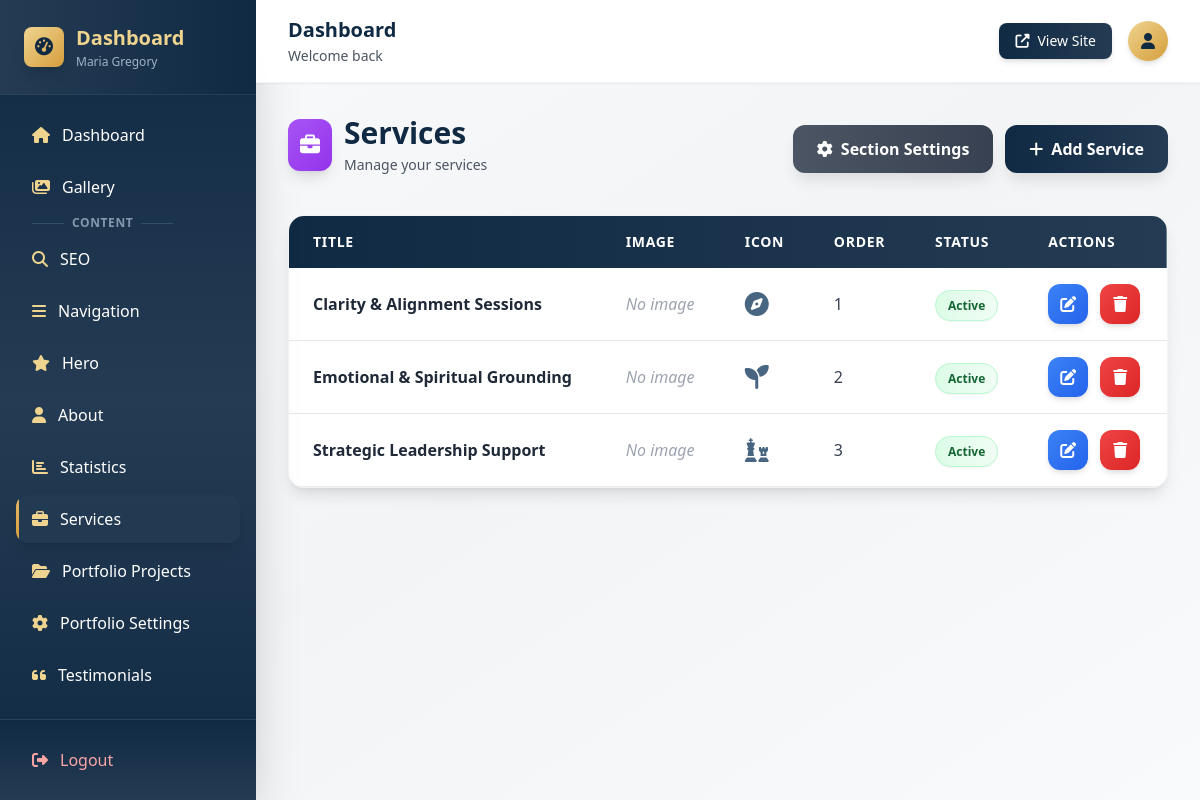
The page /dashboard/services/ (signed in) on the database its author committed.
### myApp/models.py (models this page shows, shortened)
class Service(models.Model):
    title = models.CharField(max_length=200)
    description = models.TextField(blank=True)
    icon = models.CharField(max_length=100, blank=True)
    image_url = models.URLField(max_length=500, blank=True)
    sort_order = models.IntegerField(default=0)
    is_active = models.BooleanField(default=True)
    content = JSONField(default=dict, blank=True)
    created_at = models.DateTimeField(auto_now_add=True)
    updated_at = models.DateTimeField(auto_now=True)
    class Meta:
        ordering = ['sort_order', 'id']

### myApp/dashboard_views.py (the view, shortened to what this page needs)
# urls.py: path('services/', dashboard_views.services_list, name='services_list'),
@login_required
def services_list(request):
    services = Service.objects.all()
    context = {'services': services}
    return render(request, 'dashboard/services_list.html', context)

### myApp/templates/dashboard/services_list.html (shortened to what this page needs)
{% extends "dashboard/base.html" %}
{% block content %}
<div class="mb-8 flex flex-col sm:flex-row justify-between items-start sm:items-center gap-4">
    <div>
        <div class="flex items-center gap-3 mb-2">
            <div class="bg-gradient-to-br from-purple-500 to-purple-600 p-3 rounded-xl shadow-lg">
                <i class="fas fa-briefcase text-white text-xl"></i>
            </div>
            <div>
                <h1 class="text-3xl font-bold text-navy-900">Services</h1>
                <p class="text-gray-600 text-sm mt-1">Manage your services</p>
            </div>
        </div>
    </div>
    <div class="flex flex-wrap gap-3">
        <a href="{% url 'dashboard:services_section_edit' %}" class="btn-secondary">
            <i class="fas fa-cog"></i>Section Settings
        </a>
        <a href="{% url 'dashboard:service_new' %}" class="btn-primary">
            <i class="fas fa-plus"></i>Add Service
        </a>
    </div>
</div>
<div class="glass-effect rounded-2xl shadow-lg border border-gray-200/50 overflow-hidden">
    <table class="w-full">
        <thead class="bg-gradient-to-r from-navy-900 to-navy-800 text-white">
            <tr>
                <th class="px-6 py-4 text-left font-semibold text-sm uppercase tracking-wider">Title</th>
                <th class="px-6 py-4 text-left font-semibold text-sm uppercase tracking-wider">Image</th>
                <th class="px-6 py-4 text-left font-semibold text-sm uppercase tracking-wider">Icon</th>
                <th class="px-6 py-4 text-left font-semibold text-sm uppercase tracking-wider">Order</th>
                <th class="px-6 py-4 text-left font-semibold text-sm uppercase tracking-wider">Status</th>
                <th class="px-6 py-4 text-left font-semibold text-sm uppercase tracking-wider">Actions</th>
            </tr>
        </thead>
        <tbody>
            {% for service in services %}
                <tr class="border-b border-gray-200 hover:bg-gray-50/50 transition-colors duration-150">
                    <td class="px-6 py-4 font-semibold text-gray-800">{{ service.title }}</td>
                    <td class="px-6 py-4">
                        {% if service.image_url %}
                            <img src="{{ service.image_url }}" alt="{{ service.title }}" class="w-16 h-16 object-cover rounded-lg shadow-md">
                        {% else %}
                            <span class="text-gray-400 italic">No image</span>
                        {% endif %}
                    </td>
                    <td class="px-6 py-4">
                        {% if service.icon %}
                            <i class="{{ service.icon }} text-2xl text-navy-600"></i>
                        {% else %}
                            <span class="text-gray-400 italic">-</span>
                        {% endif %}
                    </td>
                    <td class="px-6 py-4 text-gray-700 font-medium">{{ service.sort_order }}</td>
                    <td class="px-6 py-4">
                        {% if service.is_active %}
                            <span class="bg-gradient-to-r from-green-100 to-green-50 text-green-800 px-3 py-1.5 rounded-full text-xs font-semibold border border-green-200 shadow-sm">Active</span>
                        {% else %}
                            <span class="bg-gradient-to-r from-red-100 to-red-50 text-red-800 px-3 py-1.5 rounded-full text-xs font-semibold border border-red-200 shadow-sm">Inactive</span>
                        {% endif %}
                    </td>
                    <td class="px-6 py-4">
                        <div class="flex gap-3">
                            <a href="{% url 'dashboard:service_edit' service.id %}" class="w-10 h-10 bg-gradient-to-br from-blue-500 to-blue-600 text-white rounded-xl flex items-center justify-center shadow-md hover:shadow-lg transform hover:scale-110 transition-all duration-200">
                                <i class="fas fa-edit"></i>
                            </a>
                            <form method="post" class="inline" onsubmit="return confirm('Are you sure you want to delete this service?');">
                                <button type="submit" class="w-10 h-10 bg-gradient-to-br from-red-500 to-red-600 text-white rounded-xl flex items-center justify-center shadow-md hover:shadow-lg transform hover:scale-110 transition-all duration-200">
                                    <i class="fas fa-trash"></i>
                                </button>
                            </form>
                        </div>
                    </td>
                </tr>
            {% endfor %}
        </tbody>
    </table>
</div>
{% endblock %}

### myApp/templates/dashboard/base.html (style rules this page uses)
.glass-effect { background: rgba(255, 255, 255, 0.95); backdrop-filter: blur(10px); -webkit-backdrop-filter: blur(10px); }
.btn-primary { background: linear-gradient(to right, #102a43, #243b53); color: white; padding: 0.75rem 1.5rem; border-radius: 0.75rem; font-weight: 600; transition: all 0.2s ease; box-shadow: 0 10px 15px -3px rgba(0, 0, 0, 0.1); display: inline-flex; align-items: center; justify-content: center; gap: 0.5rem; }
.btn-secondary { background: linear-gradient(to right, #4b5563, #374151); color: white; padding: 0.75rem 1.5rem; border-radius: 0.75rem; font-weight: 600; transition: all 0.2s ease; box-shadow: 0 10px 15px -3px rgba(0, 0, 0, 0.1); display: inline-flex; align-items: center; justify-content: center; gap: 0.5rem; }

### rows shown on the page
Service: title "Clarity & Alignment Sessions", image_url "No image", sort_order "1", is_active "Active"
Service: title "Emotional & Spiritual Grounding", image_url "No image", sort_order "2", is_active "Active"
Service: title "Strategic Leadership Support", image_url "No image", sort_order "3", is_active "Active"
